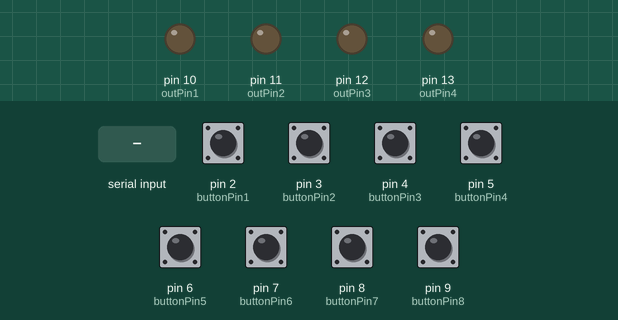
Bench run of a sketch on a simulated Arduino Uno, built with avr-gcc and run on an emulated ATmega328P. Shown: output pins drawn as LEDs (lit = HIGH). The inputs (shaded band) are chosen by the test bench; at power-on: pin 2 (buttonPin1), pin 3 (buttonPin2), pin 4 (buttonPin3), pin 5 (buttonPin4), pin 6 (buttonPin5), pin 7 (buttonPin6), pin 8 (buttonPin7), pin 9 (buttonPin8) LOW.

Above: at 1.2 s.
1.3 s: "a" received over Serial
At 2.2 s:
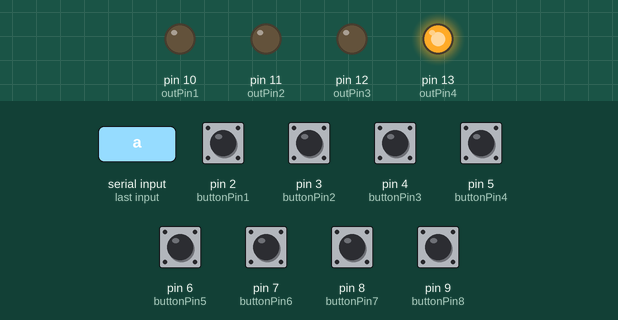
2.8 s: "b" received over Serial
At 3.4 s:
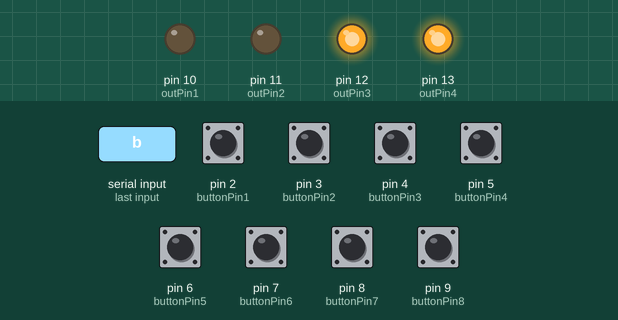
4.3 s: "c" received over Serial
At 5.5 s:
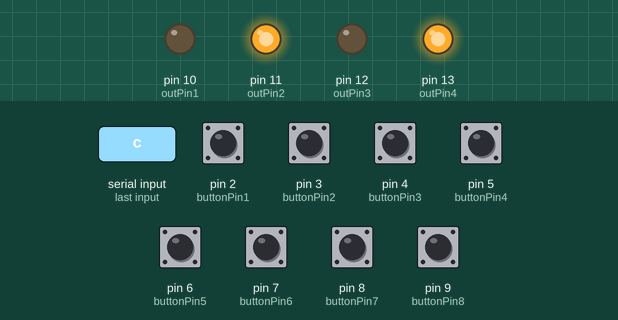
5.8 s: "d" received over Serial
At 6.9 s:
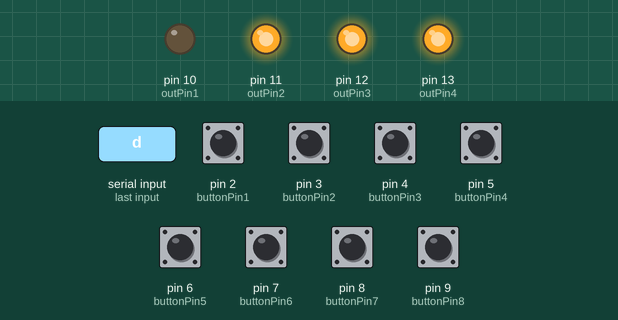
7.3 s: "e" received over Serial
At 8.0 s:
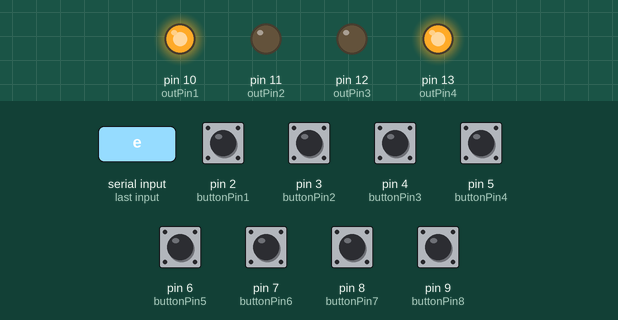
8.8 s: "f" received over Serial
At 9.1 s:
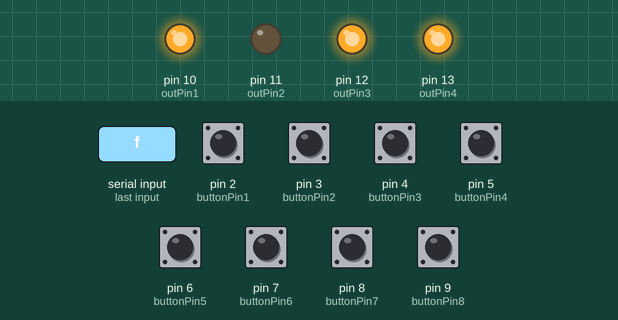
Timing chart, 0 to 11.3 s (numbered marks = the images above; inputs shaded):
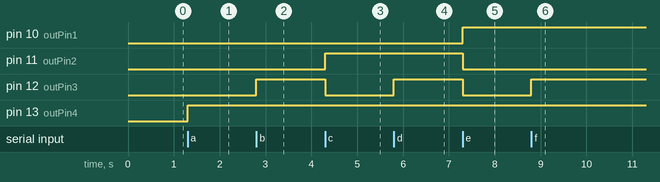

The sketch:

Main.ino
```cpp
/*
  The circuit:
  - Attached button pin to 2,3,4,5,7,8,9,10
  -

  created 2019
  by Nicholas Choo
  modified 04 Feb 2019
  by Nicholas Choo
*/

// constants won't change. They're used here to set pin numbers:
const int buttonPin1 = 2;     // the number of the pushbutton pin
const int buttonPin2 = 3;     // the number of the pushbutton pin
const int buttonPin3 = 4;     // the number of the pushbutton pin
const int buttonPin4 = 5;     // the number of the pushbutton pin
const int buttonPin5 = 6;     // the number of the pushbutton pin
const int buttonPin6 = 7;     // the number of the pushbutton pin
const int buttonPin7 = 8;     // the number of the pushbutton pin
const int buttonPin8 = 9;     // the number of the pushbutton pin
const int outPin1 = 10;
const int outPin2 = 11;
const int outPin3 = 12;
const int outPin4 = 13;


char serialData;

// variables will change:
int buttonState1 = 0;         // variable for reading the pushbutton status
int buttonState2 = 0;         // variable for reading the pushbutton status
int buttonState3 = 0;         // variable for reading the pushbutton status
int buttonState4 = 0;         // variable for reading the pushbutton status
int buttonState5 = 0;         // variable for reading the pushbutton status
int buttonState6 = 0;         // variable for reading the pushbutton status
int buttonState7 = 0;         // variable for reading the pushbutton status
int buttonState8 = 0;         // variable for reading the pushbutton status

void setup() {
  // initialize the pushbutton pin as an input:
  pinMode(buttonPin1, INPUT);
  pinMode(buttonPin2, INPUT);
  pinMode(buttonPin3, INPUT);
  pinMode(buttonPin4, INPUT);
  pinMode(buttonPin5, INPUT);
  pinMode(buttonPin6, INPUT);
  pinMode(buttonPin7, INPUT);
  pinMode(buttonPin8, INPUT);
  pinMode(outPin1, OUTPUT);
  pinMode(outPin2, OUTPUT);
  pinMode(outPin3, OUTPUT);
  pinMode(outPin4, OUTPUT);
  Serial.begin(9600);
}

void loop() {
  // read the state of the pushbutton value:
  buttonState1 = digitalRead(buttonPin1);
  buttonState2 = digitalRead(buttonPin2);
  buttonState3 = digitalRead(buttonPin3);
  buttonState4 = digitalRead(buttonPin4);
  buttonState5 = digitalRead(buttonPin5);
  buttonState6 = digitalRead(buttonPin6);
  buttonState7 = digitalRead(buttonPin7);
  buttonState8 = digitalRead(buttonPin8);

  // check if the pushbutton is pressed. If it is, the buttonState is HIGH:
  if (buttonState1 == HIGH) {
    Serial.println("1");
  }
  else if(buttonState2 == HIGH) {
    Serial.println("2");
  }
  else if(buttonState3 == HIGH) {
    Serial.println("3");
  }
  else if(buttonState4 == HIGH) {
    Serial.println("4");
  }
  else if(buttonState5 == HIGH) {
    Serial.println("5");
  }
  else if(buttonState6 == HIGH) {
    Serial.println("6");
  }
  else if(buttonState7 == HIGH) {
    Serial.println("7");
  }
  else if(buttonState8 == HIGH) {
    Serial.println("8");
  }else{
    Serial.println("");
  }
  if (Serial.available() > 0) //Waiting for request
  {
    serialData = Serial.read();
    switch(serialData){
      case 'a':
        digitalWrite(outPin1, LOW);
        digitalWrite(outPin2, LOW);
        digitalWrite(outPin3, LOW);
        digitalWrite(outPin4, HIGH);
        break;
      case 'b':
        digitalWrite(outPin1, LOW);
        digitalWrite(outPin2, LOW);
        digitalWrite(outPin3, HIGH);
        digitalWrite(outPin4, HIGH);
        break;
      case 'c':
        digitalWrite(outPin1, LOW);
        digitalWrite(outPin2, HIGH);
        digitalWrite(outPin3, LOW);
        digitalWrite(outPin4, HIGH);
        break;
      case 'd':
        digitalWrite(outPin1, LOW);
        digitalWrite(outPin2, HIGH);
        digitalWrite(outPin3, HIGH);
        digitalWrite(outPin4, HIGH);
        break;
      case 'e':
        digitalWrite(outPin1, HIGH);
        digitalWrite(outPin2, LOW);
        digitalWrite(outPin3, LOW);
        digitalWrite(outPin4, HIGH);
        break;
      case 'f':
        digitalWrite(outPin1, HIGH);
        digitalWrite(outPin2, LOW);
        digitalWrite(outPin3, HIGH);
        digitalWrite(outPin4, HIGH);
        break;
      case 'g':
        digitalWrite(outPin1, HIGH);
        digitalWrite(outPin2, HIGH);
        digitalWrite(outPin3, LOW);
        digitalWrite(outPin4, HIGH);
        break;
      case 'h':
        digitalWrite(outPin1, HIGH);
        digitalWrite(outPin2, HIGH);
        digitalWrite(outPin3, HIGH);
        digitalWrite(outPin4, HIGH);
        break;
      case 'i':
        digitalWrite(outPin1, LOW);
        digitalWrite(outPin2, LOW);
        digitalWrite(outPin3, LOW);
        digitalWrite(outPin4, LOW);
        break;
    }
  }
}
```

Measured:
- after the input at 1.3 s, pin 13 (outPin4): LOW → HIGH at once
- after the input at 2.8 s, pin 12 (outPin3): LOW → HIGH at once
- after the input at 4.3 s, pin 11 (outPin2): LOW → HIGH at once; pin 12 (outPin3): HIGH → LOW at once
- after the input at 5.8 s, pin 12 (outPin3): LOW → HIGH at once
- after the input at 7.3 s, pin 10 (outPin1): LOW → HIGH at once; pin 11 (outPin2), pin 12 (outPin3): HIGH → LOW at once
- after the input at 8.8 s, pin 12 (outPin3): LOW → HIGH at once
